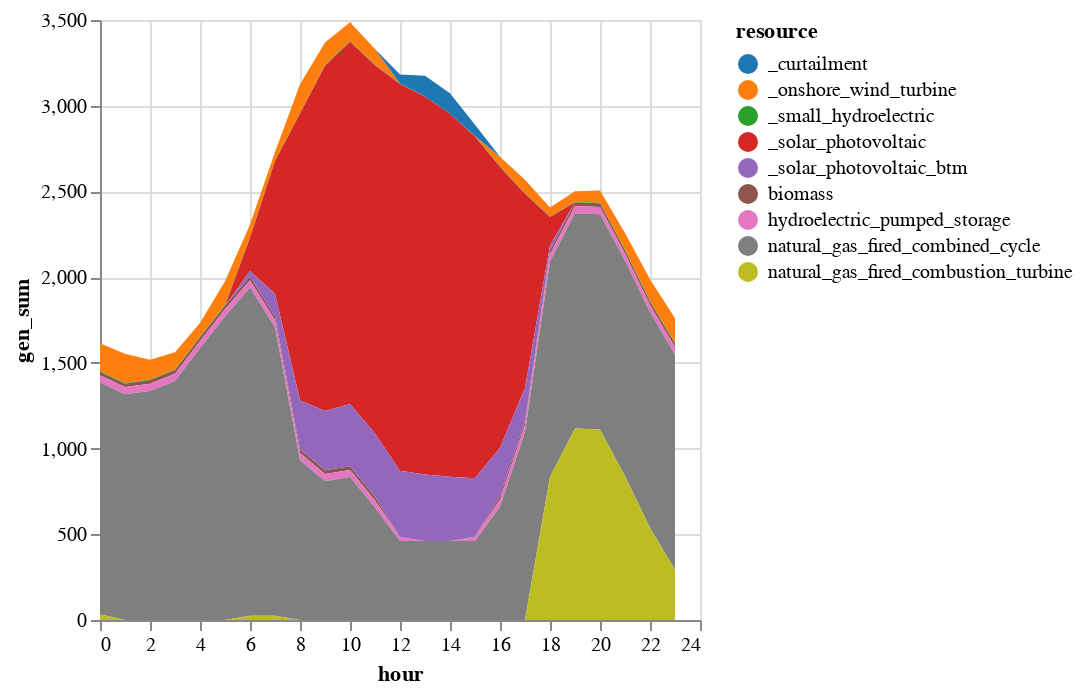

Notebook source saved alongside this figure:
### Markdown cell above
### 4. Solve a day's unit commitment

### Code cell
solution = unit_commitment_ramp(gen_df_sens, loads_multi, gen_variable_multi);

# Add in BTM solar and curtailment and plot results

sol_gen = innerjoin(solution.gen, 
                    gen_df[!, [:r_id, :resource]], 
                    on = :r_id)
sol_gen = combine(groupby(sol_gen, [:resource, :hour]), 
            :gen => sum)

# Rename generators (for plotting purposes)
sol_gen[sol_gen.resource .== "solar_photovoltaic", :resource] .= "_solar_photovoltaic"
sol_gen[sol_gen.resource .== "onshore_wind_turbine", :resource] .= "_onshore_wind_turbine"
sol_gen[sol_gen.resource .== "small_hydroelectric", :resource] .= "_small_hydroelectric"

# BTM solar
btm = DataFrame(resource = repeat(["_solar_photovoltaic_btm"]; outer=length(T_period)), 
    hour = T_period,
    gen_sum = gen_variable_multi[gen_variable_multi.gen_full .== "wec_sdge_solar_photovoltaic_1.0",:cf] * 600)
append!(sol_gen, btm)

# Curtailment
curtail = combine(groupby(solution.curtail, [:hour]),
            :curt => sum)
curtail[!, :resource] .= "_curtailment"
rename!(curtail, :curt_sum => :gen_sum)
append!(sol_gen, curtail[:,[:resource, :hour, :gen_sum]])

# Rescale hours
sol_gen.hour = sol_gen.hour .- T_period[1]

sol_gen |>
@vlplot(:area, 
    x=:hour, y={:gen_sum, stack=:zero}, 
    color={"resource:n", scale={scheme="category10"}})

### Figure 1 — Vega-Lite specification as saved in the notebook (floating-point values rounded to 4 significant figures; data arrays with more than 128 entries replaced by an {"elided": "..."} marker saying what was removed)
{"data": {"values": {"elided": "216 records"}}, "encoding": {"color": {"field": "resource", "scale": {"scheme": "category10"}, "type": "nominal"}, "x": {"field": "hour", "type": "quantitative"}, "y": {"field": "gen_sum", "stack": "zero", "type": "quantitative"}}, "mark": "area"}
